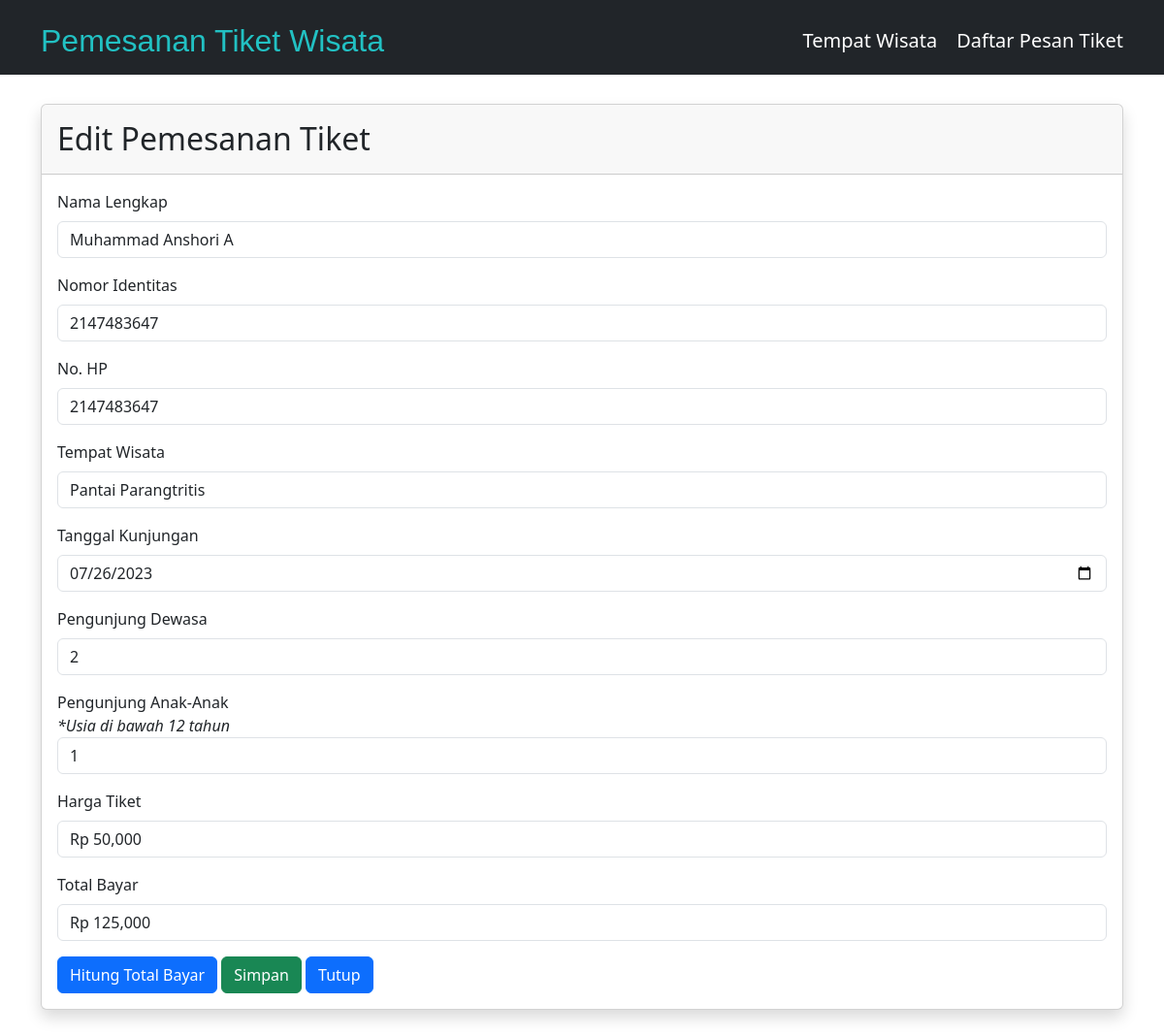
The page /edit.php?id=13 on the database its author committed.
### tables this page shows
CREATE TABLE `pesantiket` (
  `id` int(11) NOT NULL,
  `nama` varchar(400) NOT NULL,
  `nomoridentitas` int(11) NOT NULL,
  `nohp` int(11) NOT NULL,
  `tempatwisata` varchar(1000) NOT NULL,
  `tanggal` date NOT NULL,
  `dewasa` int(11) NOT NULL,
  `anakanak` int(11) NOT NULL,
  `hargatiket` varchar(1000) NOT NULL,
  `total` varchar(400) NOT NULL
);

### config.php (called while the page is built, shortened)
<?php
function koneksi()
{
	$conn = mysqli_connect("localhost", "root", "", "jwd") or die("koneksi gagal");
	return $conn;
}
function query($query)
{
	$conn = koneksi();
	$result = mysqli_query($conn, $query);
	$rows = array();
	while ($row = mysqli_fetch_assoc($result)) {
		$rows[] = $row;
	}
	return $rows;
}
?>

### edit.php (the view, shortened to what this page needs)
<?php
include "config.php";
$id = $_GET["id"];
$pesantiket = query("SELECT * FROM pesantiket WHERE id = $id");
$p = $pesantiket[0];
?>
<!DOCTYPE html>
<html lang="en">
<head>
    <link href="https://cdn.jsdelivr.net/npm/bootstrap@5.3.0/dist/css/bootstrap.min.css" rel="stylesheet">
    <link rel="stylesheet" href="https://cdnjs.cloudflare.com/ajax/libs/font-awesome/4.7.0/css/font-awesome.min.css">
    <link rel="stylesheet" href="https://cdn.datatables.net/1.11.5/css/jquery.dataTables.min.css">
</head>
<body>
    <nav class="navbar navbar-expand bg-dark">
        <div class="container">
            <a href="index.php" style="text-decoration: none;">
                <h2 style="font-family: 'Trebuchet MS', 'Lucida Sans Unicode', 'Lucida Grande', 'Lucida Sans', Arial, sans-serif; color:rgb(34,193,195); margin-top: 15px">
                    Pemesanan Tiket Wisata</h2>
            </a>
            <ul class="navbar-nav ms-auto">
                <li style="margin-right: 20px; margin-top: 15px;">
                    <a href="tempatwisata.php" style="text-decoration: none; color:white; ">
                        <h5>Tempat Wisata</h5>
                    </a>
                </li>
                <li style="margin-top: 15px;">
                    <a href="" style="text-decoration: none; color:white;">
                        <h5>Daftar Pesan Tiket</h5>
                    </a>
                </li>
            </ul>
        </div>
    </nav>
    <section>
        <form action="" method="post">
            <div class="container" style="margin-top: 30px; margin-bottom: 30px;">
                <div class="card shadow">
                    <div class="card-header">
                        <h2 class="mt-2">Edit Pemesanan Tiket</h2>
                    </div>
                    <div class="card-body">
                        <div class="mb-3">
                            <label for="inputNamaLengkap" class="form-label">Nama Lengkap</label>
                            <input value="<?php echo $p["nama"]; ?>" type="text" class="form-control" id="inputNamaLengkap" name="nama" required>
                        </div>
                        <div class="mb-3">
                            <label for="inputNomorIdentitas" class="form-label">Nomor Identitas</label>
                            <input value="<?php echo $p["nomoridentitas"]; ?>" type="number" class="form-control" id="inputNomorIdentitas" name="nomoridentitas" required>
                        </div>
                        <div class="mb-3">
                            <label for="inputNoHP" class="form-label">No. HP</label>
                            <input value="<?php echo $p["nohp"]; ?>" type="number" class="form-control" id="inputNoHP" name="nohp" required>
                        </div>
                        <div class="mb-3">
                            <label for="inputTempatWisata" class="form-label">Tempat Wisata</label>
                            <input value="<?php echo $p["tempatwisata"]; ?>" type="text" class="form-control" id="namaWisata" name="tempatwisata" readonly required>
                        </div>
                        <div class="mb-3">
                            <label for="inputTanggalKunjungan" class="form-label">Tanggal Kunjungan</label>
                            <input value="<?php echo $p["tanggal"]; ?>" type="date" class="form-control" id="inputTanggalKunjungan" name="tanggal" required>
                        </div>
                        <div class="mb-3">
                            <label for="inputPengunjungDewasa" class="form-label">Pengunjung Dewasa</label>
                            <input value="<?php echo $p["dewasa"]; ?>" type="number" class="form-control" id="jumlahDewasa" name="dewasa" required>
                        </div>
                        <div class="mb-3">
                            <label for="inputPengunjungAnak" class="form-label" style="margin-bottom: 0px;">Pengunjung Anak-Anak</label>
                            <div>
                                <em>*Usia di bawah 12 tahun</em>
                            </div>
                            <input value="<?php echo $p["anakanak"]; ?>" type="number" class="form-control" id="jumlahAnak" name="anakanak" required>
                        </div>
                        <div class="mb-3">
                            <label for="inputHargaTiket" class="form-label">Harga Tiket</label>
                            <input value="<?php echo $p["hargatiket"]; ?>" type="text" class="form-control" id="harga" name="harga" readonly>
                        </div>
                        <div class="mb-3">
                            <label for="inputTotalBayar" class="form-label">Total Bayar</label>
                            <input value="<?php echo $p["total"]; ?>" type="text" class="form-control" id="totalHarga" name="total" readonly>
                        </div>
                        <button type="button" class="btn btn-primary" onclick="hitungTotalHarga()">Hitung Total Bayar</button>
                        <button type="submit" name="ubah" class="btn btn-success">Simpan</button>
                        <a type="button" class="btn btn-primary" href="daftarpesantiket.php">Tutup</a>
                    </div>
                </div>
        </form>
    </section>
</body>
</html>

### rows shown on the page
pesantiket: nama "Muhammad Anshori A", nomoridentitas "2147483647", nohp "2147483647", tempatwisata "Pantai Parangtritis", tanggal "07/26/2023", dewasa "2", anakanak "1", harga "Rp 50,000", total "Rp 125,000"
